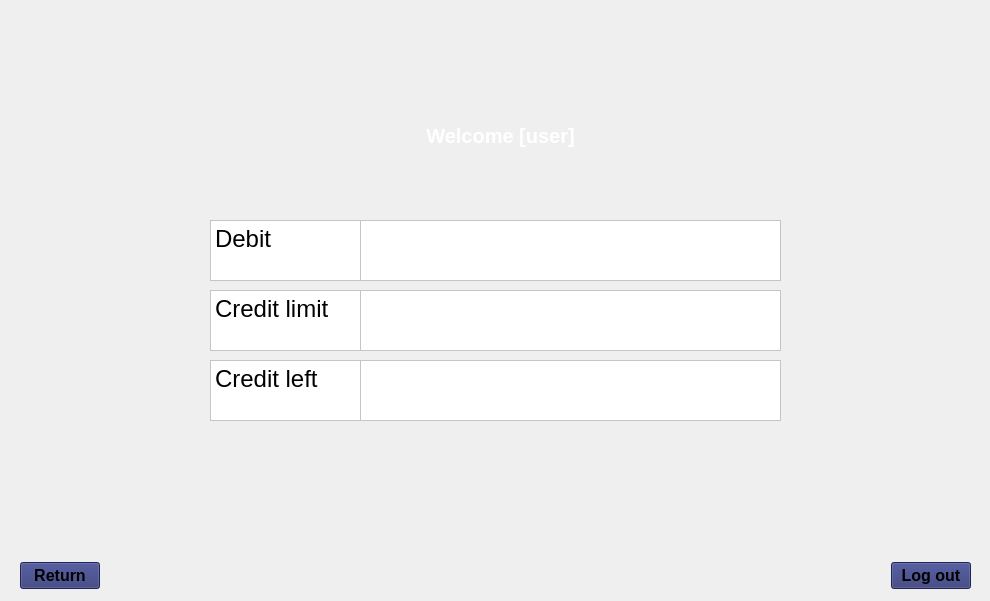
    <widget class="QWidget" name="balance">
     <widget class="QTextEdit" name="Debit_hl">
      <property name="geometry">
       <rect>
        <x>210</x>
        <y>220</y>
        <width>151</width>
        <height>61</height>
       </rect>
      </property>
      <property name="styleSheet">
       <string notr="true">background-color: rgb(255, 255, 255);</string>
      </property>
      <property name="readOnly">
       <bool>true</bool>
      </property>
      <property name="html">
       <string>&lt;!DOCTYPE HTML PUBLIC &quot;-//W3C//DTD HTML 4.0//EN&quot; &quot;http://www.w3.org/TR/REC-html40/strict.dtd&quot;&gt;
&lt;html&gt;&lt;head&gt;&lt;meta name=&quot;qrichtext&quot; content=&quot;1&quot; /&gt;&lt;meta charset=&quot;utf-8&quot; /&gt;&lt;style type=&quot;text/css&quot;&gt;
p, li { white-space: pre-wrap; }
hr { height: 1px; border-width: 0; }
li.unchecked::marker { content: &quot;\2610&quot;; }
li.checked::marker { content: &quot;\2612&quot;; }
&lt;/style&gt;&lt;/head&gt;&lt;body style=&quot; font-family:'Segoe UI'; font-size:9pt; font-weight:400; font-style:normal;&quot;&gt;
&lt;p style=&quot; margin-top:0px; margin-bottom:0px; margin-left:0px; margin-right:0px; -qt-block-indent:0; text-indent:0px;&quot;&gt;&lt;span style=&quot; font-size:18pt; color:#000000;&quot;&gt;Debit&lt;/span&gt;&lt;/p&gt;&lt;/body&gt;&lt;/html&gt;</string>
      </property>
     </widget>
     <widget class="QTextEdit" name="creditLimit">
      <property name="geometry">
       <rect>
        <x>210</x>
        <y>290</y>
        <width>151</width>
        <height>61</height>
       </rect>
      </property>
      <property name="styleSheet">
       <string notr="true">background-color: rgb(255, 255, 255);</string>
      </property>
      <property name="readOnly">
       <bool>true</bool>
      </property>
      <property name="html">
       <string>&lt;!DOCTYPE HTML PUBLIC &quot;-//W3C//DTD HTML 4.0//EN&quot; &quot;http://www.w3.org/TR/REC-html40/strict.dtd&quot;&gt;
&lt;html&gt;&lt;head&gt;&lt;meta name=&quot;qrichtext&quot; content=&quot;1&quot; /&gt;&lt;meta charset=&quot;utf-8&quot; /&gt;&lt;style type=&quot;text/css&quot;&gt;
p, li { white-space: pre-wrap; }
hr { height: 1px; border-width: 0; }
li.unchecked::marker { content: &quot;\2610&quot;; }
li.checked::marker { content: &quot;\2612&quot;; }
&lt;/style&gt;&lt;/head&gt;&lt;body style=&quot; font-family:'Segoe UI'; font-size:9pt; font-weight:400; font-style:normal;&quot;&gt;
&lt;p style=&quot; margin-top:0px; margin-bottom:0px; margin-left:0px; margin-right:0px; -qt-block-indent:0; text-indent:0px;&quot;&gt;&lt;span style=&quot; font-size:18pt; color:#000000;&quot;&gt;Credit limit&lt;/span&gt;&lt;/p&gt;
&lt;p style=&quot;-qt-paragraph-type:empty; margin-top:0px; margin-bottom:0px; margin-left:0px; margin-right:0px; -qt-block-indent:0; text-indent:0px;&quot;&gt;&lt;br /&gt;&lt;/p&gt;&lt;/body&gt;&lt;/html&gt;</string>
      </property>
     </widget>
     <widget class="QTextEdit" name="Credileft_hl">
      <property name="geometry">
       <rect>
        <x>210</x>
        <y>360</y>
        <width>151</width>
        <height>61</height>
       </rect>
      </property>
      <property name="styleSheet">
       <string notr="true">background-color: rgb(255, 255, 255);</string>
      </property>
      <property name="readOnly">
       <bool>true</bool>
      </property>
      <property name="html">
       <string>&lt;!DOCTYPE HTML PUBLIC &quot;-//W3C//DTD HTML 4.0//EN&quot; &quot;http://www.w3.org/TR/REC-html40/strict.dtd&quot;&gt;
&lt;html&gt;&lt;head&gt;&lt;meta name=&quot;qrichtext&quot; content=&quot;1&quot; /&gt;&lt;meta charset=&quot;utf-8&quot; /&gt;&lt;style type=&quot;text/css&quot;&gt;
p, li { white-space: pre-wrap; }
hr { height: 1px; border-width: 0; }
li.unchecked::marker { content: &quot;\2610&quot;; }
li.checked::marker { content: &quot;\2612&quot;; }
&lt;/style&gt;&lt;/head&gt;&lt;body style=&quot; font-family:'Segoe UI'; font-size:9pt; font-weight:400; font-style:normal;&quot;&gt;
&lt;p style=&quot; margin-top:0px; margin-bottom:0px; margin-left:0px; margin-right:0px; -qt-block-indent:0; text-indent:0px;&quot;&gt;&lt;span style=&quot; font-size:18pt; color:#000000;&quot;&gt;Credit left&lt;/span&gt;&lt;/p&gt;&lt;/body&gt;&lt;/html&gt;</string>
      </property>
     </widget>
     <widget class="QTextEdit" name="Debit_balance">
      <property name="geometry">
       <rect>
        <x>360</x>
        <y>220</y>
        <width>421</width>
        <height>61</height>
       </rect>
      </property>
      <property name="font">
       <font>
        <pointsize>18</pointsize>
       </font>
      </property>
      <property name="styleSheet">
       <string notr="true">background-color: rgb(255, 255, 255);
color: rgb(0, 0, 0);</string>
      </property>
      <property name="readOnly">
       <bool>true</bool>
      </property>
      <property name="html">
       <string>&lt;!DOCTYPE HTML PUBLIC &quot;-//W3C//DTD HTML 4.0//EN&quot; &quot;http://www.w3.org/TR/REC-html40/strict.dtd&quot;&gt;
&lt;html&gt;&lt;head&gt;&lt;meta name=&quot;qrichtext&quot; content=&quot;1&quot; /&gt;&lt;meta charset=&quot;utf-8&quot; /&gt;&lt;style type=&quot;text/css&quot;&gt;
p, li { white-space: pre-wrap; }
hr { height: 1px; border-width: 0; }
li.unchecked::marker { content: &quot;\2610&quot;; }
li.checked::marker { content: &quot;\2612&quot;; }
&lt;/style&gt;&lt;/head&gt;&lt;body style=&quot; font-family:'Segoe UI'; font-size:18pt; font-weight:400; font-style:normal;&quot;&gt;
&lt;p dir='rtl' style=&quot;-qt-paragraph-type:empty; margin-top:0px; margin-bottom:0px; margin-left:0px; margin-right:0px; -qt-block-indent:0; text-indent:0px; font-size:9pt;&quot;&gt;&lt;br /&gt;&lt;/p&gt;&lt;/body&gt;&lt;/html&gt;</string>
      </property>
     </widget>
     <widget class="QTextEdit" name="Credit_used">
      <property name="geometry">
       <rect>
        <x>360</x>
        <y>290</y>
        <width>421</width>
        <height>61</height>
       </rect>
      </property>
      <property name="font">
       <font>
        <pointsize>18</pointsize>
       </font>
      </property>
      <property name="styleSheet">
       <string notr="true">background-color: rgb(255, 255, 255);
color: rgb(0, 0, 0);</string>
      </property>
      <property name="readOnly">
       <bool>true</bool>
      </property>
      <property name="html">
       <string>&lt;!DOCTYPE HTML PUBLIC &quot;-//W3C//DTD HTML 4.0//EN&quot; &quot;http://www.w3.org/TR/REC-html40/strict.dtd&quot;&gt;
&lt;html&gt;&lt;head&gt;&lt;meta name=&quot;qrichtext&quot; content=&quot;1&quot; /&gt;&lt;meta charset=&quot;utf-8&quot; /&gt;&lt;style type=&quot;text/css&quot;&gt;
p, li { white-space: pre-wrap; }
hr { height: 1px; border-width: 0; }
li.unchecked::marker { content: &quot;\2610&quot;; }
li.checked::marker { content: &quot;\2612&quot;; }
&lt;/style&gt;&lt;/head&gt;&lt;body style=&quot; font-family:'Segoe UI'; font-size:18pt; font-weight:400; font-style:normal;&quot;&gt;
&lt;p dir='rtl' style=&quot;-qt-paragraph-type:empty; margin-top:0px; margin-bottom:0px; margin-left:0px; margin-right:0px; -qt-block-indent:0; text-indent:0px; font-size:9pt;&quot;&gt;&lt;br /&gt;&lt;/p&gt;&lt;/body&gt;&lt;/html&gt;</string>
      </property>
     </widget>
     <widget class="QTextEdit" name="Credit_used_2">
      <property name="geometry">
       <rect>
        <x>360</x>
        <y>360</y>
        <width>421</width>
        <height>61</height>
       </rect>
      </property>
      <property name="font">
       <font>
        <pointsize>18</pointsize>
       </font>
      </property>
      <property name="styleSheet">
       <string notr="true">background-color: rgb(255, 255, 255);
color: rgb(0, 0, 0);</string>
      </property>
      <property name="readOnly">
       <bool>true</bool>
      </property>
      <property name="html">
       <string>&lt;!DOCTYPE HTML PUBLIC &quot;-//W3C//DTD HTML 4.0//EN&quot; &quot;http://www.w3.org/TR/REC-html40/strict.dtd&quot;&gt;
&lt;html&gt;&lt;head&gt;&lt;meta name=&quot;qrichtext&quot; content=&quot;1&quot; /&gt;&lt;meta charset=&quot;utf-8&quot; /&gt;&lt;style type=&quot;text/css&quot;&gt;
p, li { white-space: pre-wrap; }
hr { height: 1px; border-width: 0; }
li.unchecked::marker { content: &quot;\2610&quot;; }
li.checked::marker { content: &quot;\2612&quot;; }
&lt;/style&gt;&lt;/head&gt;&lt;body style=&quot; font-family:'Segoe UI'; font-size:18pt; font-weight:400; font-style:normal;&quot;&gt;
&lt;p dir='rtl' style=&quot;-qt-paragraph-type:empty; margin-top:0px; margin-bottom:0px; margin-left:0px; margin-right:0px; -qt-block-indent:0; text-indent:0px; font-size:9pt;&quot;&gt;&lt;br /&gt;&lt;/p&gt;&lt;/body&gt;&lt;/html&gt;</string>
      </property>
     </widget>
     <widget class="QLabel" name="labelBalWelcome">
      <property name="geometry">
       <rect>
        <x>20</x>
        <y>120</y>
        <width>961</width>
        <height>31</height>
       </rect>
      </property>
      <property name="font">
       <font>
        <pointsize>15</pointsize>
        <bold>true</bold>
       </font>
      </property>
      <property name="styleSheet">
       <string notr="true">color: rgb(255,255,255)</string>
      </property>
      <property name="text">
       <string>Welcome [user]</string>
      </property>
      <property name="alignment">
       <set>Qt::AlignCenter</set>
      </property>
     </widget>
     <widget class="QWidget" name="horizontalLayoutWidget_3">
      <property name="geometry">
       <rect>
        <x>20</x>
        <y>560</y>
        <width>951</width>
        <height>32</height>
       </rect>
      </property>
      <layout class="QHBoxLayout" name="horizontalLayout_4">
       <item alignment="Qt::AlignLeft">
        <widget class="QPushButton" name="btnBalReturn">
         <property name="sizePolicy">
          <sizepolicy hsizetype="Fixed" vsizetype="Fixed">
           <horstretch>0</horstretch>
           <verstretch>0</verstretch>
          </sizepolicy>
         </property>
         <property name="font">
          <font>
           <pointsize>12</pointsize>
           <bold>true</bold>
          </font>
         </property>
         <property name="layoutDirection">
          <enum>Qt::LeftToRight</enum>
         </property>
         <property name="styleSheet">
          <string notr="true">color: rgb(0, 0, 0);
background-color: rgb(44, 51, 115);</string>
         </property>
         <property name="text">
          <string>Return</string>
         </property>
         <property name="autoDefault">
          <bool>false</bool>
         </property>
         <property name="default">
          <bool>false</bool>
         </property>
         <property name="flat">
          <bool>false</bool>
         </property>
        </widget>
       </item>
       <item alignment="Qt::AlignRight">
        <widget class="QPushButton" name="btnBalLogout">
         <property name="sizePolicy">
          <sizepolicy hsizetype="Fixed" vsizetype="Fixed">
           <horstretch>0</horstretch>
           <verstretch>0</verstretch>
          </sizepolicy>
         </property>
         <property name="font">
          <font>
           <pointsize>12</pointsize>
           <bold>true</bold>
          </font>
         </property>
         <property name="layoutDirection">
          <enum>Qt::LeftToRight</enum>
         </property>
         <property name="styleSheet">
          <string notr="true">color: rgb(0, 0, 0);
background-color: rgb(44, 51, 115);
align: &quot;right&quot;;</string>
         </property>
         <property name="text">
          <string>Log out</string>
         </property>
         <property name="autoDefault">
          <bool>false</bool>
         </property>
         <property name="default">
          <bool>false</bool>
         </property>
         <property name="flat">
          <bool>false</bool>
         </property>
        </widget>
       </item>
      </layout>
     </widget>
    </widget>
